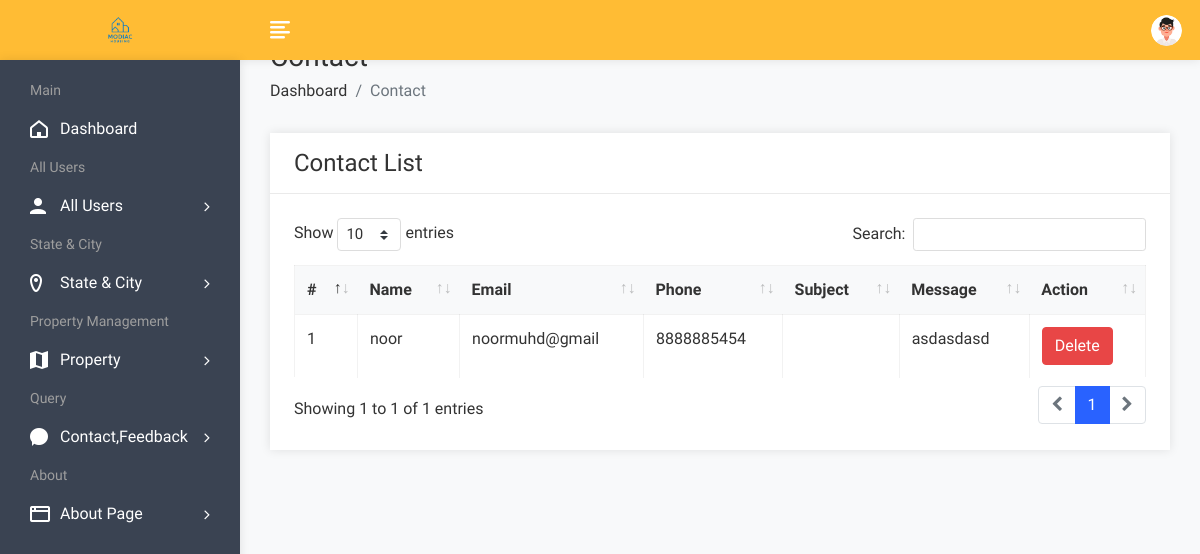
Screenshot of /admin/contactview.php (signed in) with the database file from the repository.
### tables this page shows
CREATE TABLE `contact` (
    `cid` int(50) NOT NULL,
    `name` varchar(100) NOT NULL,
    `email` varchar(100) NOT NULL,
    `phone` varchar(20) NOT NULL,
    `subject` varchar(100) NOT NULL,
    `message` varchar(250) NOT NULL
);

### admin/contactview.php (the view, shortened to what this page needs)
<!DOCTYPE html>
<html lang="en">
<head>
        <link rel="stylesheet" href="assets/css/bootstrap.min.css">
        <link rel="stylesheet" href="assets/css/font-awesome.min.css">
        <link rel="stylesheet" href="assets/css/feathericon.min.css">
		<link rel="stylesheet" href="assets/plugins/datatables/dataTables.bootstrap4.min.css">
		<link rel="stylesheet" href="assets/plugins/datatables/responsive.bootstrap4.min.css">
		<link rel="stylesheet" href="assets/plugins/datatables/select.bootstrap4.min.css">
		<link rel="stylesheet" href="assets/plugins/datatables/buttons.bootstrap4.min.css">
        <link rel="stylesheet" href="assets/css/style.css">
    </head>
    <body>
				<?php include("header.php"); ?>
            <div class="page-wrapper">
                <div class="content container-fluid">
					<div class="page-header">
						<div class="row">
							<div class="col">
								<h3 class="page-title">Contact</h3>
								<ul class="breadcrumb">
									<li class="breadcrumb-item"><a href="dashboard.php">Dashboard</a></li>
									<li class="breadcrumb-item active">Contact</li>
								</ul>
							</div>
						</div>
					</div>
					<div class="row">
						<div class="col-sm-12">
							<div class="card">
								<div class="card-header">
									<h4 class="card-title">Contact List</h4>
								</div>
								<div class="card-body">
									<table id="basic-datatable" class="table table-bordered table-hover">
                                            <thead>
                                                <tr>
                                                    <th>#</th>
                                                    <th>Name</th>
                                                    <th>Email</th>
                                                    <th>Phone</th>
													<th>Subject</th>
                                                    <th>Message</th>
                                                    <th>Action</th>
                                                </tr>
                                            </thead>
                                            <tbody>
											<?php
												$query=mysqli_query($con,"select * from contact");
												$cnt=1;
												while($row=mysqli_fetch_row($query))
													{
											?>
                                                <tr>
                                                    <td><?php echo $cnt; ?></td>
                                                    <td><?php echo $row['1']; ?></td>
                                                    <td><?php echo $row['2']; ?></td>
                                                    <td><?php echo $row['3']; ?></td>
                                                    <td><?php echo $row['4']; ?></td>
													<td><?php echo $row['5']; ?></td>
                                                    <td><a href="contactdelete.php?id=<?php echo $row['0']; ?>"><button class="btn btn-danger">Delete</button></a></td>
                                                </tr>
                                                <?php
												$cnt=$cnt+1;
												}
												?>
                                            </tbody>
                                        </table>
								</div>
							</div>
						</div>
					</div>
				</div>
			</div>
    </body>
</html>

### rows the page displays
contact: name "noor", email "noormuhd@gmail", phone "8888885454", message "asdasdasd"
